Frame 1 (no input): blank canvas, image omitted
Frame 60 (no input): blank canvas, image omitted
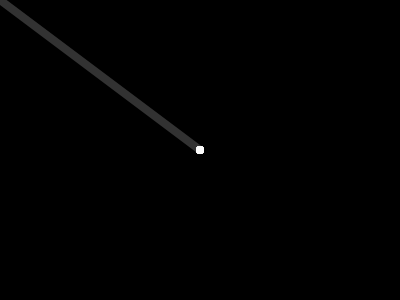
Frame 120 (the mouse pressed at the canvas centre since frame 60)

The p5.js sketch whose frames 1 and 60 were blank and that drew this single picture after the mouse press (run headless with seeded random() and noise() and a simulated clock; from frame 60 on, the mouse is pressed at the canvas centre):

// p5.js sketch
// ── sketch.js
function setup() {
  createCanvas(400, 300);
 background(0);//greyscale
}

function draw() {
  
  //fill(255,50);
  //noStroke();
  strokeWeight(8);
  stroke (255,50);
  line(pmouseX,pmouseY,mouseX,mouseY);
 // circle (mouseX, mouseY,25);
   
}

function mousePressed (){
	background(0);
}

function keyPressed (){
	background(0,255,0);
}
